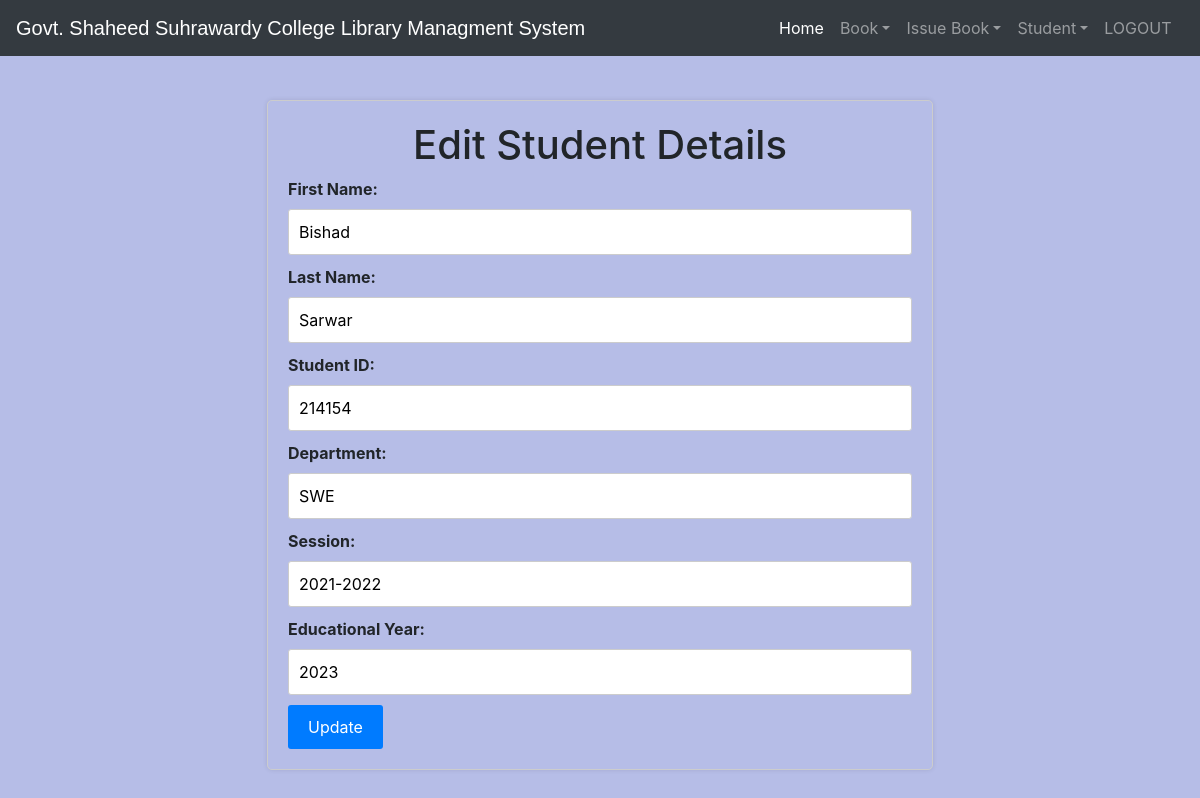
/student/1/ (signed in), run on the app's committed database.
### library/models.py (models this page shows, shortened)
class StudentExtra(models.Model):
    my_primary_key = models.BigAutoField(primary_key=True)
    user = models.OneToOneField(User, on_delete=models.CASCADE)
    student_id = models.CharField(max_length=40, unique=True)  # Set your default value here
    department_name = models.CharField(max_length=100, default="Unknown Department")  # Set your default value here
    session = models.CharField(max_length=20, default="")  # Set your default value here
    educational_year = models.PositiveIntegerField(default=2023)  # Set your default value here

### library/views.py (the view, shortened to what this page needs)
# urls.py: path('student/<int:pk>/', views.edit_student, name='edit-student'),
@login_required(login_url='adminlogin')
@user_passes_test(is_admin)
def edit_student(request, pk):
    student = get_object_or_404(StudentExtra, pk=pk)  # Use StudentExtra instead of Book
    context = {'student': student}
    return render(request, 'library/editStudent.html', context)

### library/views.py (called while the page is built)
def is_admin(user):
    return user.groups.filter(name='ADMIN').exists()

### templates/library/editStudent.html (shortened to what this page needs)
<!DOCTYPE html>
<html lang="en" dir="ltr">
  <head>
    <link rel="stylesheet" href="https://stackpath.bootstrapcdn.com/bootstrap/4.3.1/css/bootstrap.min.css">
    <link rel="stylesheet" href="https://maxcdn.bootstrapcdn.com/font-awesome/4.7.0/css/font-awesome.min.css">
  </head>
  <body>
        {% include "library/navbaradmin.html" %}
            <div class="container">
                <form method="post" class="edit-form">
                    <h1 class='title-edit'>Edit Student Details</h1>
                    <label for="f_name">First Name:</label>
                    <input type="text" name="f_name" value="{{ student.user.first_name }}"><br>
                    <label for="f_name">Last Name:</label>
                    <input type="text" name="l_name" value="{{ student.user.last_name }}"><br>
                    <label for="student_id">Student ID:</label>
                    <input type="text" name="student_id" value="{{ student.student_id }}"><br>
                    <label for="department_name">Department:</label>
                    <input type="text" name="department_name" value="{{ student.department_name }}"><br>
                    <label for="session">Session:</label>
                    <input type="text" name="session" value="{{ student.session }}"><br>
                    <label for="educational_year">Educational Year:</label>
                    <input type="text" name="educational_year" value="{{ student.educational_year }}"><br>
                    <button type="submit" class="btn-update">Update</button>
                </form>
            </div>
            <div class="spacer"></div>
         {% include "library/footer.html" %}
    </body>
</html>

### templates/library/editStudent.html (style rules this page uses)
body { color: #aa082e; background-color: #b6bde7 !important; font-family: 'Roboto', sans-serif; }
.container { margin-top: 100px; }
.title-edit { text-align: center; }
.edit-form { width: 60%; margin: 0 auto; padding: 20px; border: 1px solid #ccc; border-radius: 5px; box-shadow: 0px 0px 5px rgba(0, 0, 0, 0.1); }
.edit-form label { font-weight: bold; }
.edit-form input[type="text"], .edit-form input[type="date"] { width: 100%; padding: 10px; margin-bottom: 10px; border: 1px solid #ccc; border-radius: 3px; }
.btn-update { padding: 10px 20px; background-color: #007bff; color: white; border: none; border-radius: 3px; cursor: pointer; }
.spacer { height: 100px; }

### data on the page
StudentExtra: f_name "Bishad", l_name "Sarwar", student_id "214154", department_name "SWE", session "2021-2022", educational_year "2023"
